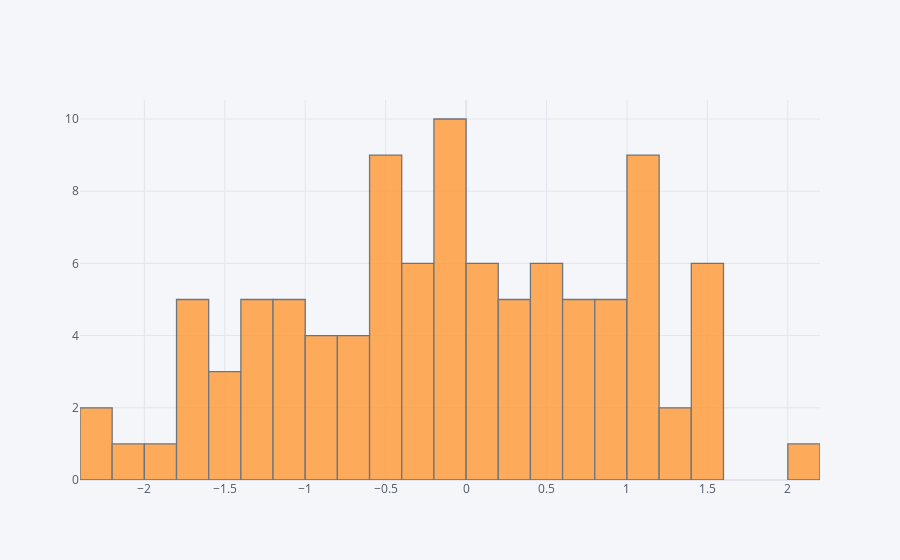

Notebook code cell kept with this figure:
### Code cell
df['A'].iplot(kind='hist', bins=30)

### Figure 1 — Plotly figure (JSON) as saved in the notebook; plotly's stock layout.template omitted (floating-point values rounded to 4 significant figures)
{"data": [{"histfunc": "count", "histnorm": "", "marker": {"color": "rgba(255, 153, 51, 1.0)", "line": {"color": "#4D5663", "width": 1.3}}, "name": "A", "nbinsx": 30, "opacity": 0.8, "orientation": "v", "type": "histogram", "x": [-0.3603, -1.493, 0.7401, 1.588, -0.5883, -0.1933, -1.148, 0.3347, -1.354, 0.1624, 0.4108, -0.102, -0.5504, 1.455, 0.7102, 0.2043, -1.314, 0.9398, 1.462, 0.004581, 1.187, -0.06939, 0.3456, 0.4763, 0.1167, 0.2287, -0.2984, -2.359, 1.519, 1.458, -0.4619, 0.003494, 0.03677, -0.4055, -1.199, 0.6036, -0.1206, -0.08697, -0.3026, -1.379, -0.7576, -1.167, 0.4225, -0.3944, 0.8969, 1.0, 1.225, -0.5685, -0.9732, -0.135, -0.7444, -0.08708, 0.8799, 0.706, -0.04243, -1.26, -0.945, 0.427, -1.929, 1.034, -1.755, 0.2286, -1.615, 0.4598, -1.41, 0.9636, -0.0386, -1.663, 2.188, -0.7097, -2.28, -1.613, -0.426, 1.139, -0.3613, -1.276, -0.1905, -0.5609, -1.071, 0.8319, 1.159, -0.3258, -1.12, -0.8368, 1.15, 1.178, -2.183, -0.8275, 0.6478, 1.168, 0.4718, 1.146, -0.7821, 1.556, -1.658, 1.269, 0.05952, -1.576, -0.5736, -0.523]}], "layout": {"barmode": "overlay", "legend": {"bgcolor": "#F5F6F9", "font": {"color": "#4D5663"}}, "paper_bgcolor": "#F5F6F9", "plot_bgcolor": "#F5F6F9", "title": {"font": {"color": "#4D5663"}}, "xaxis": {"gridcolor": "#E1E5ED", "showgrid": true, "tickfont": {"color": "#4D5663"}, "title": {"font": {"color": "#4D5663"}, "text": ""}, "zerolinecolor": "#E1E5ED"}, "yaxis": {"gridcolor": "#E1E5ED", "showgrid": true, "tickfont": {"color": "#4D5663"}, "title": {"font": {"color": "#4D5663"}, "text": ""}, "zerolinecolor": "#E1E5ED"}}}
